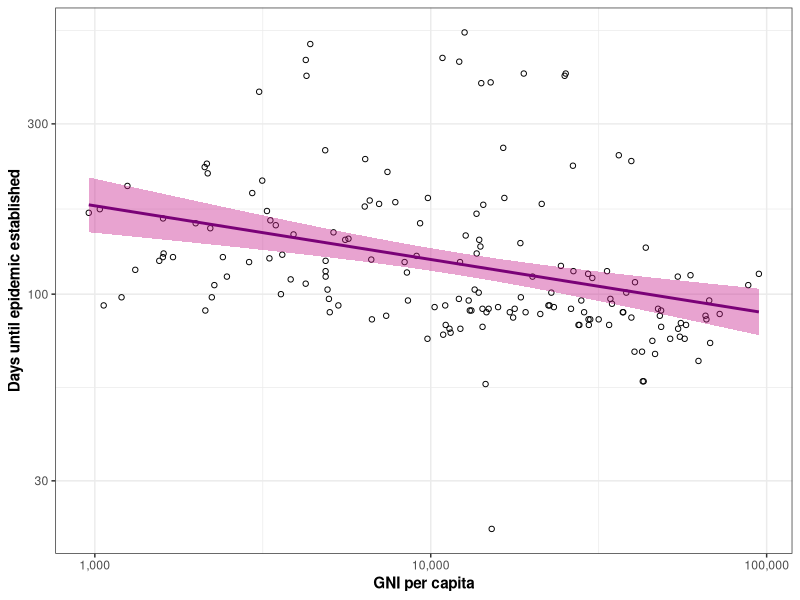

Source code (R): (Note: this script raises an error after producing the figure.)
package_list <- c("magrittr","dplyr", "ggplot2","scales","purrr")
for (package in package_list){
  if (!package %in% installed.packages()){
    install.packages(package)
  }
}
lapply(package_list, require, character.only = TRUE)


# clear workspace
rm(list=ls())

# disable scientific notation
options(scipen=999)


x <- read.csv("data/2020-09-15/gni_data.csv",
  stringsAsFactors = FALSE
) %>%
  select(countrycode, gni_per_capita)

## read in the t_0 data to colour the regions with.
t0_df <- read.table(
  file = "data/2021-09-15/figure_1b.csv",
  header = TRUE,
  sep = ";",
  stringsAsFactors = FALSE
) %>%
  select(countrycode, days_to_t0_10_dead) %>%
  rename(days_to_t0 = days_to_t0_10_dead)

z <- full_join(x = x, y = t0_df, by = "countrycode") %>%
  filter(
    not(is.na(gni_per_capita)),
    not(is.na(days_to_t0))
  )

g <- ggplot(
  data = z,
  mapping = aes(
    x = gni_per_capita,
    y = days_to_t0
  )
) +
  geom_point(shape = 1) +
  geom_smooth(method = "lm", colour = "#7a0177", fill = "#c51b8a") +
  scale_x_log10(
    labels = scales::comma_format(big.mark = ",")
  ) +
  scale_y_log10() +
  labs(
    x = "GNI per capita",
    y = "Days until epidemic established"
  ) +
  theme_bw() +
  theme(axis.title = element_text(face = "bold"))

if (interactive()) {
  print(g)
} else {
  ## Save this to 50% height and 30% width of a landscape A5 page.
  ggsave(
    filename = "./output/png/figure-1-t0-and-gni.png",
    plot = g,
    height = 0.5 * 14.8,
    width = 0.3 * 21.0,
    units = "cm"
  )

  sink("./output/txt/figure-1-t0-and-gni.txt")
  summary(lm(log(days_to_t0) ~ log(gni_per_capita), z))
  cat("And again removing the outlier\n")
  summary(lm(log(days_to_t0) ~ log(gni_per_capita), filter(z, days_to_t0 > 30)))
  sink()
}
